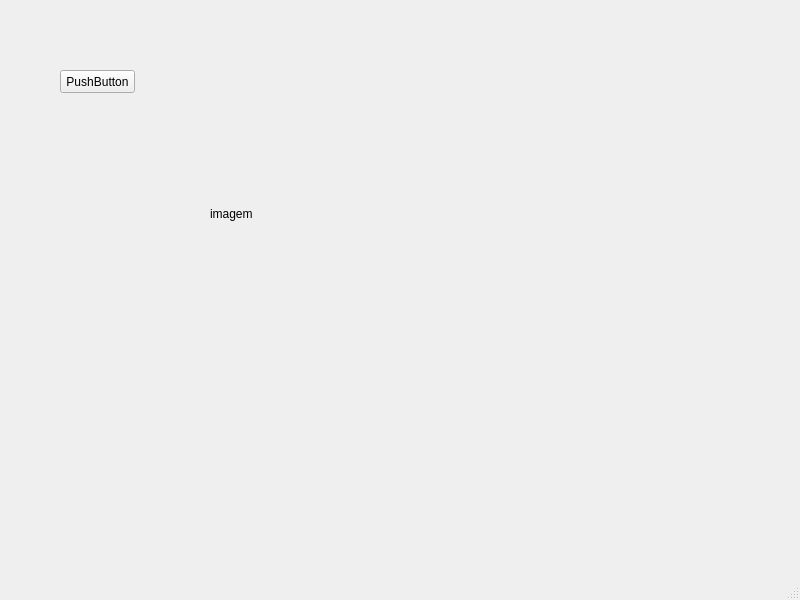
<?xml version="1.0" encoding="UTF-8"?>
<ui version="4.0">
 <class>MainWindow</class>
 <widget class="QMainWindow" name="MainWindow">
  <property name="geometry">
   <rect>
    <x>0</x>
    <y>0</y>
    <width>800</width>
    <height>600</height>
   </rect>
  </property>
  <property name="windowTitle">
   <string>MainWindow</string>
  </property>
  <widget class="QWidget" name="centralwidget">
   <widget class="QLabel" name="label">
    <property name="geometry">
     <rect>
      <x>210</x>
      <y>130</y>
      <width>301</width>
      <height>168</height>
     </rect>
    </property>
    <property name="maximumSize">
     <size>
      <width>301</width>
      <height>168</height>
     </size>
    </property>
    <property name="text">
     <string>imagem</string>
    </property>
   </widget>
   <widget class="QPushButton" name="pushButton">
    <property name="geometry">
     <rect>
      <x>60</x>
      <y>70</y>
      <width>75</width>
      <height>23</height>
     </rect>
    </property>
    <property name="text">
     <string>PushButton</string>
    </property>
   </widget>
  </widget>
  <widget class="QMenuBar" name="menubar">
   <property name="geometry">
    <rect>
     <x>0</x>
     <y>0</y>
     <width>800</width>
     <height>21</height>
    </rect>
   </property>
  </widget>
  <widget class="QStatusBar" name="statusbar"/>
 </widget>
 <resources/>
 <connections/>
</ui>
